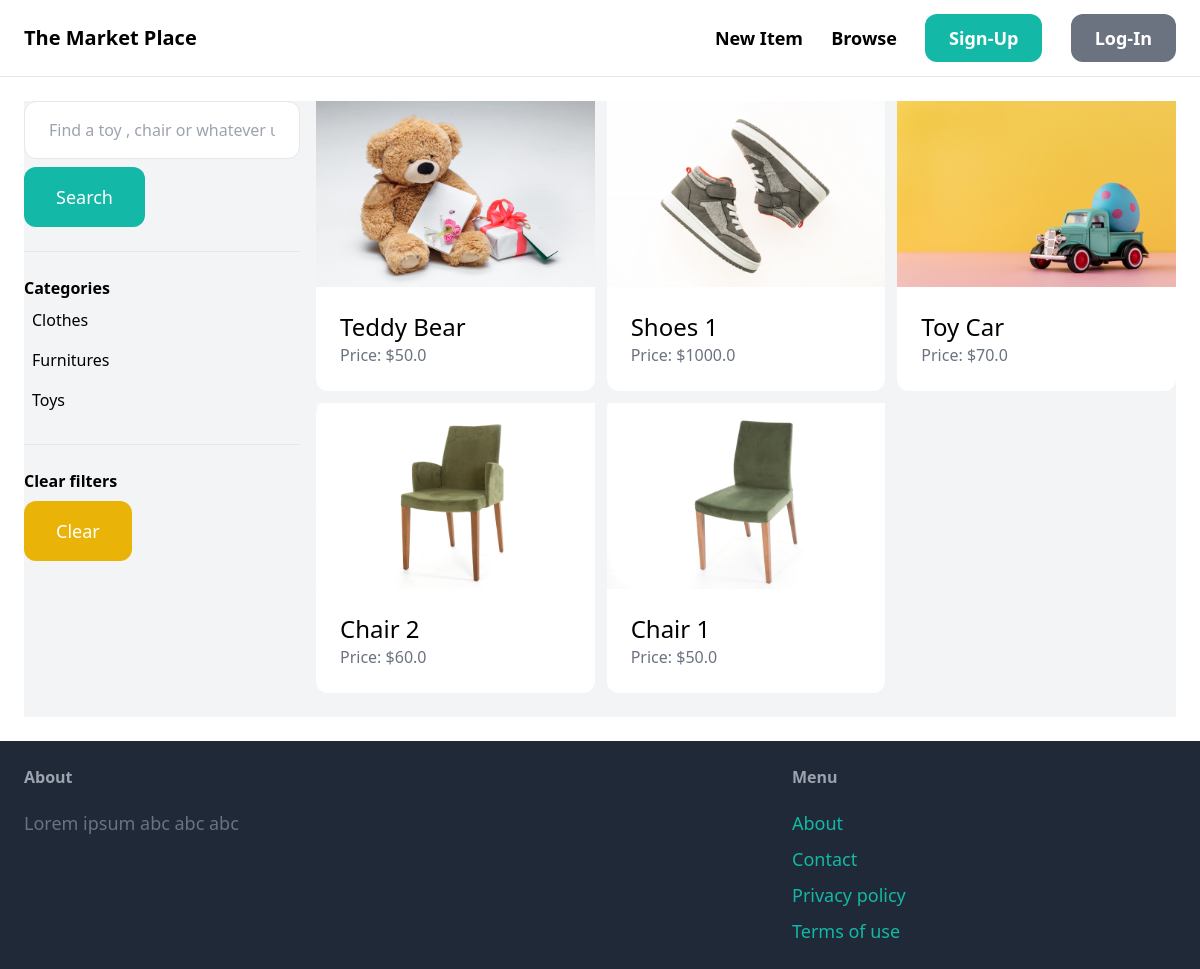
The app's page /items/ with its own data.
### items/models.py (models this page shows, shortened)
class Category(models.Model):
    name=models.CharField(max_length=255)
    class Meta:
        ordering=('name',)
        verbose_name_plural ='Categories'

class Item(models.Model):
    category =models.ForeignKey(Category,related_name='items',on_delete=models.CASCADE)
    name = models.CharField(max_length=255)
    description = models.TextField(blank=True,null=True)
    price=models.FloatField()
    image=models.ImageField(upload_to='item_images',blank=True,null=True)
    is_sold=models.BooleanField(default=False)
    created_by=models.ForeignKey(User,related_name='items',on_delete=models.CASCADE )
    created_at=models.DateTimeField(auto_now_add=True)

### items/views.py (the view)
# urls.py: path('items/',include('items.urls')),
def items(request):
    query=request.GET.get('query','')
    category_id=request.GET.get('category',0)
    categories=Category.objects.all()
    items=Item.objects.filter(is_sold=False)
    if category_id:
        items=items.filter(category_id=category_id)
    if query:
        items=items.filter(Q(name__icontains=query)|Q(description__icontains=query))
    return render(request,'item/items.html',{
        'items':items,
        'query':query,
        'categories':categories,
        'category_id':int(category_id),
    })

### items/templates/item/items.html (shortened to what this page needs)
{% extends 'core/base.html' %}
{% block content %}
<div class ="pb-6 grid grid-cols-4 gap-4 bg-gray-100">
    <div class="cols-span-1">
        <form method="get" action="{% url 'items:items'%}">
            <input name="query" class="w-full py-4 px-6 border rounded-xl" type="text" value="{{query}}" placeholder="Find a toy , chair or whatever u want!!">
            <button class="mt-2 py-4 px-8 text-lg bg-teal-500 text-white rounded-xl">Search</button>
        </form>
        <hr class="my-6">
        <p class="font-semibold">Categories</p>
        <ul>
            {% for category in categories %}
               <li class="py-2 px-2 rounded-xl{% if category.id == category_id%} bg-gray-200{%endif%}">
                  <a href="{% url 'items:items' %}?query={{query}}&category={{category.id}}">{{category.name}}</a>
               </li>
            {%endfor%}
        </ul>
        <hr class="my-6">
        <p class="font-semibold">Clear filters</p>
        <ul>
            <li><a href="{% url 'items:items'%}" class="mt-2 py-4 px-8 inline-block bg-yellow-500 text-lg rounded-xl text-white">Clear</a>
        </ul>
    </div>
    <div class="col-span-3">
        <div class ="grid grid-cols-3 gap-3">
            {% for item in items %}
               <div>
                    <a href="{% url 'items:detail' item.id %}">
                        <div>
                            <img src="{{ item.image.url}}" class"rounded-t-xl">
                        </div>
                        <div class ="p-6 bg-white rounded-b-xl">
                            <h2 class ="text-2xl">{{item.name}}</h2>
                            <p class="text-gray-500">Price: ${{item.price}}</p>
                        </div>
                    </a>
               </div>
                {% endfor %}
        </div>
    </div>
</div>
 {% endblock %}

### records on screen
Category: name "Clothes"
Category: name "Furnitures"
Category: name "Toys"
Item: image (picture), name "Teddy Bear", price "50.0"
Item: image (picture), name "Shoes 1", price "1000.0"
Item: image (picture), name "Toy Car", price "70.0"
Item: image (picture), name "Chair 2", price "60.0"
Item: image (picture), name "Chair 1", price "50.0"
